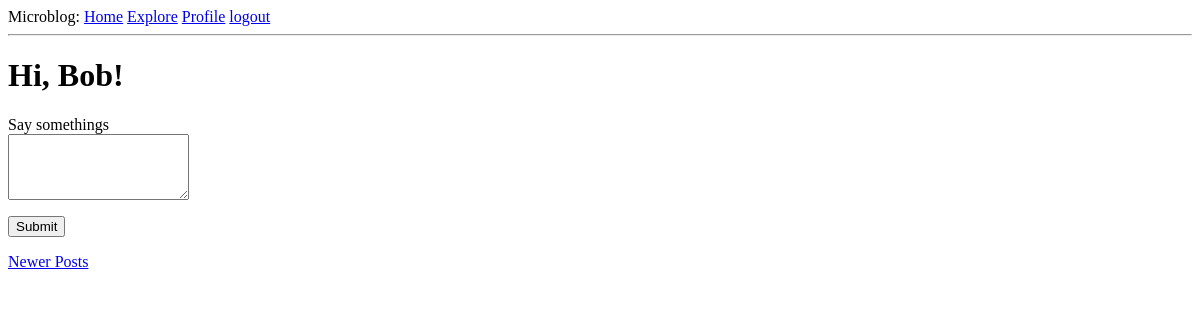
The app's page /index?page=2 (signed in), older data.
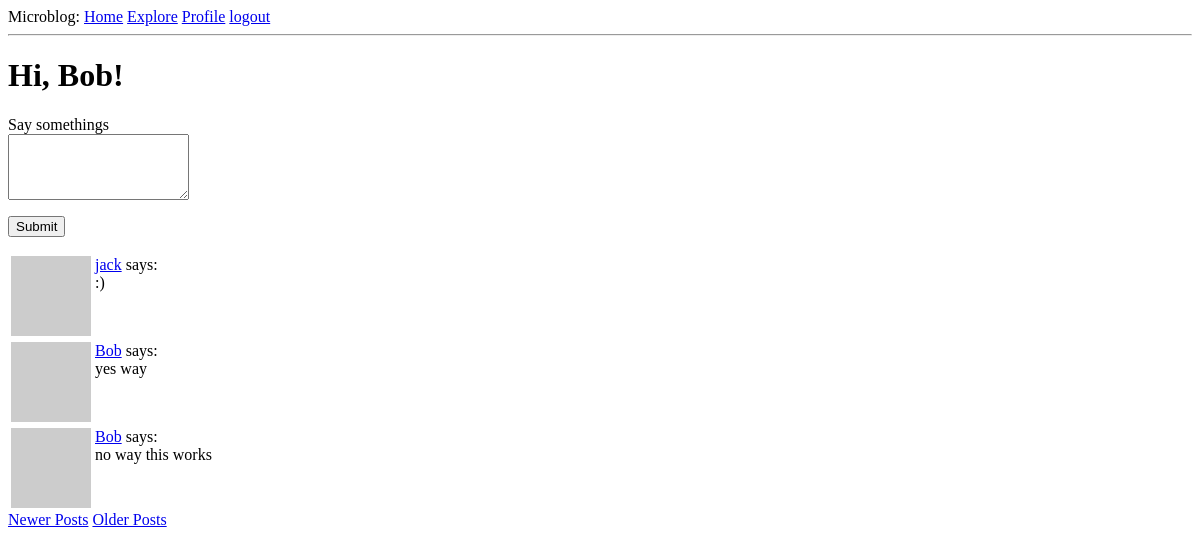
The same page, newer data.
### app/models.py (models this page shows, shortened)
class User(UserMixin, db.Model):
    id = db.Column(db.Integer, primary_key=True)
    username = db.Column(db.String(64), index=True, unique=True)
    email = db.Column(db.String(120), index=True, unique=True)
    password_hash = db.Column(db.String(128))
    posts = db.relationship('Post', backref='author', lazy='dynamic')
    about_me = db.Column(db.String(140))
    last_seen = db.Column(db.DateTime, default=datetime.utcnow())
    followed = db.relationship('User', secondary=followers,
    primaryjoin=(followers.c.follower_id == id),
    secondaryjoin=(followers.c.followed_id == id),
    backref=db.backref('followers', lazy='dynamic'), lazy='dynamic')
    def avatar(self,size):
        digest = md5(self.email.lower().encode('utf-8')).hexdigest()
        return 'https:www.gravatar.com/avatar/{}?d=identicon&s={}'.format(digest, size)
    def followed_posts(self):
        followed = Post.query.join(
            followers, (followers.c.followed_id == Post.user_id)).filter(
            followers.c.follower_id == self.id)
        own = Post.query.filter_by(user_id=self.id) #adds own posts to timeline
        return followed.union(own).order_by(Post.timestamp.desc())

class Post(db.Model):
    id = db.Column(db.Integer, primary_key=True)
    body = db.Column(db.String(140))
    timestamp = db.Column(db.DateTime, index=True, default=datetime.utcnow())
    user_id = db.Column(db.Integer, db.ForeignKey('user.id')) #they are connected by this

### app/routes.py (the view)
@app.route('/', methods=["GET","POST"])
@app.route('/index', methods=["GET","POST"]) #decorators
@login_required
def index():
    form = PostForm()
    if form.validate_on_submit():
        post = Post(body=form.post.data, author=current_user)
        db.session.add(post)
        db.session.commit()
        flash('Your post is now live')
        return redirect(url_for('index'))
    page = request.args.get('page',1,type=int)
    posts = current_user.followed_posts().paginate(
    page, app.config['POSTS_PER_PAGE'], False)
    next_url = url_for('index',page=posts.next_num) if posts.has_next else None
    prev_url = url_for('index',page=posts.prev_num) if posts.has_prev else None
    return render_template('index.html', title='Home Page', form=form,
    posts=posts.items, next_url=next_url, prev_url=prev_url)

### app/forms.py
class PostForm(FlaskForm):
    post = TextAreaField('Say somethings',
    validators=[DataRequired(),Length(min=1,max=140)])
    submit = SubmitField('Submit')

### app/models.py (called while the page is built)
@login.user_loader
def load_user(id):
    return User.query.get(int(id))

### app/routes.py (called while the page is built)
@app.before_request
def before_request():
    if current_user.is_authenticated:
        current_user.last_seen = datetime.utcnow()
        db.session.commit()

### app/templates/index.html (shortened to what this page needs)
{% extends "base.html" %}
{% block content %}
  <h1>Hi, {{current_user.username }}!</h1>
  {% if form %}
  <form action="" method="post">
    <p>
      {{ form.post.label }}<br>
      {{ form.post(col=32, rows=4) }}<br>
    </p>
    <p> {{form.submit()}} </p>
  </form>
  {% endif %}
  {% for post in posts %}
    {% include '_post.html' %}
  {% endfor %}
  {% if prev_url %}
  <a href='{{ prev_url }}'>Newer Posts</a>
  {% endif %}
  {% if next_url %}
  <a href='{{ next_url }}'>Older Posts</a>
  {% endif %}
{% endblock %}

### app/templates/base.html (shortened to what this page needs)
<html>
    <head>
    </head>
    <body>
        <div>Microblog:
           <a href="{{ url_for('index') }}">Home</a>
           <a href="{{ url_for('explore') }}">Explore</a>
           {% if current_user.is_anonymous %}
           <a href="{{ url_for('login') }}">Login</a>
           {% else %}
           <a href="{{ url_for('user',username=current_user.username) }}">Profile</a>
           <a href="{{ url_for('logout') }}">logout</a>
           {% endif %}
        </div>
        <hr>
        {% block content %}{% endblock %}
    </body>
</html>

### app/templates/_post.html
<table>
  <tr valign="top">
    <td><img src="{{post.author.avatar(36)}}"</td>
    <td>
      <a href="{{ url_for('user', username=post.author.username) }}">
        {{ post.author.username}}</a>
      says:<br>{{post.body}}</td>
  </tr>
</table>

Row changes from the older to the newer data that the page shows:
added Post: author.username "jack", body ":)"
added Post: author.username "Bob", body "yes way"
added Post: author.username "Bob", body "no way this works"
Text that changed along with them:
text now shown: "Older Posts"
